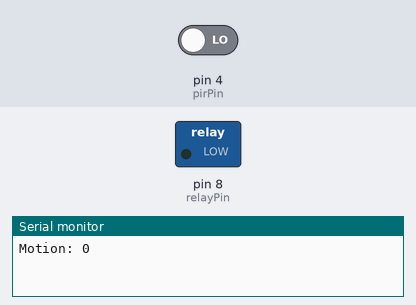
The sketch below on a simulated Arduino Uno, built with avr-gcc and run on an emulated ATmega328P. Parts: switched loads named in the sketch (green lamp = pin HIGH), the last lines printed to the serial monitor. Inputs (shaded band) come from the test bench; at power-on: pin 4 (pirPin) LOW.

Above: at 3.2 s.
3.3 s: pin 4 (pirPin) driven HIGH
At 4.4 s:
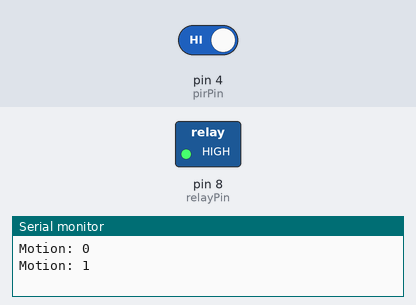
6.0 s: pin 4 (pirPin) driven LOW
At 7.2 s:
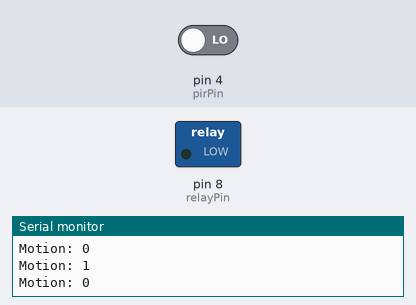
Timing chart, 0 to 9.0 s (numbered marks = the images above; inputs shaded):
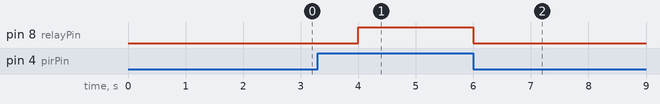

Measured:
- after the input at 3.3 s, pin 8 (relayPin): LOW → HIGH after 0.70 s
- after the input at 6.0 s, pin 8 (relayPin): HIGH → LOW at once

The sketch:

code.ino
```cpp
#define pirPin 4
#define relayPin 8
int motion = 0;
void setup() {
  pinMode(pirPin, INPUT);
  pinMode(relayPin, OUTPUT);
  Serial.begin(9600);
  delay(2000);

}

void loop() {
  motion = digitalRead(pirPin);
  Serial.print("Motion: ");
  Serial.println(motion);
  if(motion == HIGH){
    digitalWrite(relayPin, HIGH);
  }
  else{
    digitalWrite(relayPin, LOW);
  }
  delay(2000);

}
```
